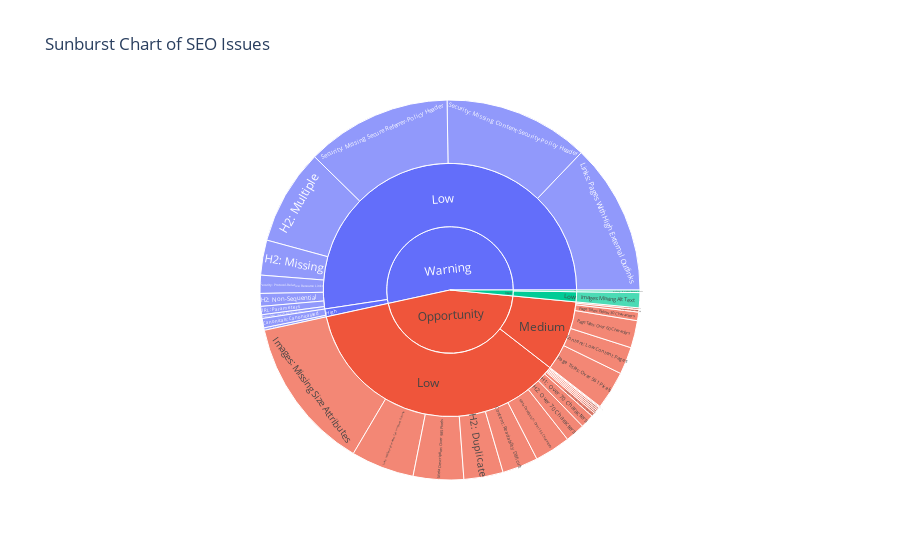

Notebook cell for this chart:
### Code cell
fig4 = px.sunburst(df, 
                path=['Issue Type', 'Issue Priority', 'Issue Name'], 
                values='% of Total',
                title='Sunburst Chart of SEO Issues')
fig4.show()

### Figure 1 — Plotly figure (JSON) as saved in the notebook; plotly's stock layout.template omitted (floating-point values rounded to 4 significant figures)
{"data": [{"branchvalues": "total", "domain": {"x": [0, 1], "y": [0, 1]}, "hovertemplate": "labels=%{label}<br>% of Total=%{value}<br>parent=%{parent}<br>id=%{id}<extra></extra>", "ids": ["Warning/High/Canonicals: Canonicalised", "Opportunity/Medium/Content: Low Content Pages", "Opportunity/Low/Content: Readability Difficult", "Opportunity/Low/Content: Readability Very Difficult", "Warning/High/Directives: Noindex", "Opportunity/Low/H1: Duplicate", "Opportunity/Low/H1: Over 70 Characters", "Opportunity/Low/H2: Duplicate", "Warning/Low/H2: Missing", "Warning/Low/H2: Multiple", "Warning/Low/H2: Non-Sequential", "Opportunity/Low/H2: Over 70 Characters", "Issue/High/Hreflang: Noindex Return Links", "Opportunity/Low/Images: Alt Text Over 100 Characters", "Issue/Low/Images: Missing Alt Text", "Opportunity/Low/Images: Missing Size Attributes", "Opportunity/Medium/Images: Over 100 KB", "Opportunity/Low/Links: Internal Outlinks With No Anchor Text", "Opportunity/Low/Links: Non-Descriptive Anchor Text In Internal Outlinks", "Warning/Low/Links: Pages With High External Outlinks", "Opportunity/Low/Meta Description: Below 70 Characters", "Opportunity/Low/Meta Description: Missing", "Opportunity/Low/Meta Description: Over 155 Characters", "Opportunity/Low/Meta Description: Over 985 Pixels", "Opportunity/Medium/Page Titles: Below 200 Pixels", "Opportunity/Medium/Page Titles: Below 30 Characters", "Opportunity/Medium/Page Titles: Over 561 Pixels", "Opportunity/Medium/Page Titles: Over 60 Characters", "Opportunity/Low/Page Titles: Same as H1", "Warning/Low/Response Codes: Internal Redirection (3xx)", "Warning/Low/Security: Missing Content-Security-Policy Header", "Warning/Low/Security: Missing Secure Referrer-Policy Header", "Warning/Low/Security: Protocol-Relative Resource Links", "Warning/Low/URL: Parameters", "Issue/High", "Warning/High", "Issue/Low", "Opportunity/Low", "Warning/Low", "Opportunity/Medium", "Issue", "Opportunity", "Warning"], "labels": ["Canonicals: Canonicalised", "Content: Low Content Pages", "Content: Readability Difficult", "Content: Readability Very Difficult", "Directives: Noindex", "H1: Duplicate", "H1: Over 70 Characters", "H2: Duplicate", "H2: Missing", "H2: Multiple", "H2: Non-Sequential", "H2: Over 70 Characters", "Hreflang: Noindex Return Links", "Images: Alt Text Over 100 Characters", "Images: Missing Alt Text", "Images: Missing Size Attributes", "Images: Over 100 KB", "Links: Internal Outlinks With No Anchor Text", "Links: Non-Descriptive Anchor Text In Internal Outlinks", "Links: Pages With High External Outlinks", "Meta Description: Below 70 Characters", "Meta Description: Missing", "Meta Description: Over 155 Characters", "Meta Description: Over 985 Pixels", "Page Titles: Below 200 Pixels", "Page Titles: Below 30 Characters", "Page Titles: Over 561 Pixels", "Page Titles: Over 60 Characters", "Page Titles: Same as H1", "Response Codes: Internal Redirection (3xx)", "Security: Missing Content-Security-Policy Header", "Security: Missing Secure Referrer-Policy Header", "Security: Protocol-Relative Resource Links", "URL: Parameters", "High", "High", "Low", "Low", "Low", "Medium", "Issue", "Opportunity", "Warning"], "name": "", "parents": ["Warning/High", "Opportunity/Medium", "Opportunity/Low", "Opportunity/Low", "Warning/High", "Opportunity/Low", "Opportunity/Low", "Opportunity/Low", "Warning/Low", "Warning/Low", "Warning/Low", "Opportunity/Low", "Issue/High", "Opportunity/Low", "Issue/Low", "Opportunity/Low", "Opportunity/Medium", "Opportunity/Low", "Opportunity/Low", "Warning/Low", "Opportunity/Low", "Opportunity/Low", "Opportunity/Low", "Opportunity/Low", "Opportunity/Medium", "Opportunity/Medium", "Opportunity/Medium", "Opportunity/Medium", "Opportunity/Low", "Warning/Low", "Warning/Low", "Warning/Low", "Warning/Low", "Warning/Low", "Issue", "Warning", "Issue", "Opportunity", "Warning", "Opportunity", "", "", ""], "type": "sunburst", "values": [6.08, 17.68, 23.2, 1.1, 1.55, 1.1, 8.84, 25.41, 22.65, 61.88, 8.29, 12.71, 1.66, 2.44, 9.76, 99.59, 1.63, 1.1, 40.88, 97.79, 0.55, 0.55, 23.2, 32.6, 1.1, 5.52, 24.86, 17.68, 1.1, 2.4, 94.15, 94.15, 11.71, 5.37, 1.66, 7.63, 9.76, 274.4, 398.4, 68.47, 11.42, 342.8, 406.0]}], "layout": {"legend": {"tracegroupgap": 0}, "title": {"text": "Sunburst Chart of SEO Issues"}}}
